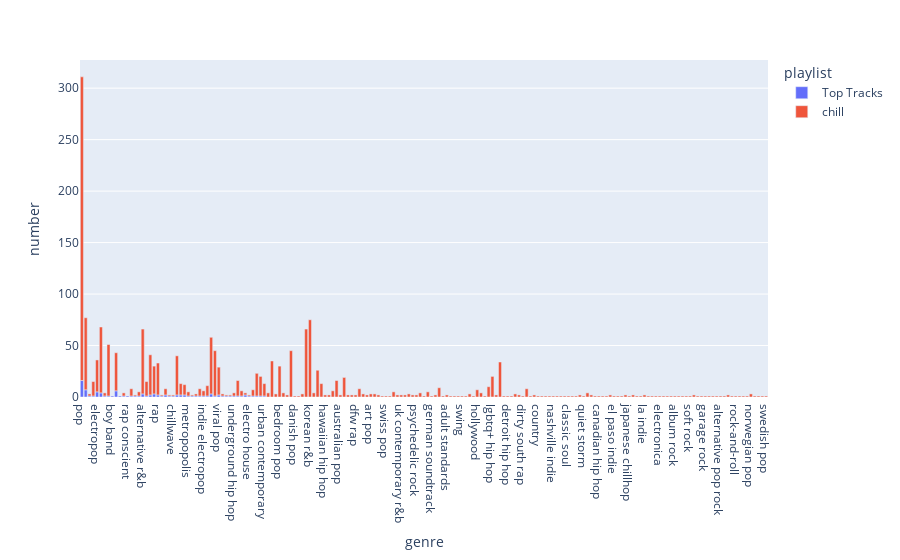

Notebook code for this chart:
### Markdown cell above
###1. Grouped Bar Plots 

One way to "spice" up visualizations is using color to further categorize information. Let's take advantage of this to compare the different types of genres within our playlists.

### Code cell
tips = px.data.tips()
fig = px.bar(genres_df, x='genre', y='number', color="playlist")
fig.show()

### Figure 1 — Plotly figure (JSON) as saved in the notebook; plotly's stock layout.template omitted (floating-point values rounded to 4 significant figures; data arrays with more than 128 entries replaced by an {"elided": "..."} marker saying what was removed)
{"data": [{"alignmentgroup": "True", "hovertemplate": "playlist=Top Tracks<br>genre=%{x}<br>number=%{y}<extra></extra>", "legendgroup": "Top Tracks", "marker": {"color": "#636efa"}, "name": "Top Tracks", "offsetgroup": "Top Tracks", "orientation": "v", "showlegend": true, "textposition": "auto", "type": "bar", "x": ["pop", "post-teen pop", "talent show", "uk pop", "electropop", "indie r&b", "nz pop", "korean pop", "boy band", "dance pop", "social media pop", "melodic rap", "rap conscient", "trap", "vapor trap", "indie cafe pop", "alternative r&b", "bedroom soul", "hip hop", "pop rap", "rap", "afrofuturism", "indie soul", "alternative dance", "chillwave", "indie pop", "indie poptimism", "indietronica", "metropopolis", "nu disco", "shimmer pop", "vapor soul", "indie electropop", "la pop", "neo mellow", "pop rock", "viral pop", "filter house", "queens hip hop", "sudanese pop", "underground hip hop", "folk-pop", "indiecoustica", "edm", "electro house", "tropical house", "neo soul", "r&b", "urban contemporary"], "xaxis": "x", "y": [16, 7, 1, 1, 5, 4, 1, 1, 1, 6, 1, 1, 1, 1, 1, 1, 3, 1, 2, 3, 2, 1, 2, 1, 1, 2, 2, 2, 1, 1, 1, 1, 1, 1, 3, 1, 2, 1, 1, 1, 1, 1, 1, 2, 1, 1, 1, 1, 1], "yaxis": "y"}, {"alignmentgroup": "True", "hovertemplate": "playlist=chill<br>genre=%{x}<br>number=%{y}<extra></extra>", "legendgroup": "chill", "marker": {"color": "#EF553B"}, "name": "chill", "offsetgroup": "chill", "orientation": "v", "showlegend": true, "textposition": "auto", "type": "bar", "x": {"elided": "178 str values"}, "xaxis": "x", "y": {"elided": "178 int values"}, "yaxis": "y"}], "layout": {"barmode": "relative", "legend": {"title": {"text": "playlist"}, "tracegroupgap": 0}, "margin": {"t": 60}, "xaxis": {"anchor": "y", "domain": [0, 1], "title": {"text": "genre"}}, "yaxis": {"anchor": "x", "domain": [0, 1], "title": {"text": "number"}}}}
